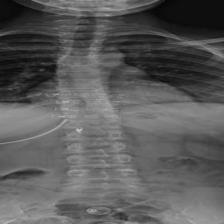
#> input picture processed_dataset/mild/img_13.jpg, 224 x 224 px, found by its file name; its folder holds only this picture in this run
$ python augment_dataset.py
#> lines starting #> are read from the running program, lines starting #| are printed output that depends on the picture
#> further down, image is the input picture: shape (224, 224, 3); min 1, max 197, mean 90.4
import os
import cv2
import random

dataset_path = "processed_dataset"

target_size = 2000


def augment_image(image):

    choice = random.choice(["flip", "rotate", "brightness"])

    if choice == "flip":
        return cv2.flip(image, 1)

    if choice == "rotate":
        rows, cols, _ = image.shape
#> rows = 224; cols = 224
        M = cv2.getRotationMatrix2D((cols/2, rows/2), random.randint(-15,15), 1)
        return cv2.warpAffine(image, M, (cols, rows))
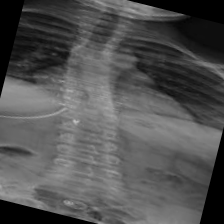
#> returned value: shape (224, 224, 3); min 0, max 191, mean 82.1

    if choice == "brightness":
        value = random.randint(-30,30)
        hsv = cv2.cvtColor(image, cv2.COLOR_BGR2HSV)
        hsv[:,:,2] = cv2.add(hsv[:,:,2], value)
        return cv2.cvtColor(hsv, cv2.COLOR_HSV2BGR)


for label in os.listdir(dataset_path):

    class_path = os.path.join(dataset_path, label)

    images = os.listdir(class_path)

    print(f"\nProcessing class: {label}")
    print(f"Current images: {len(images)}")

    while len(images) < target_size:

        img_name = random.choice(images)

        img_path = os.path.join(class_path, img_name)

        image = cv2.imread(img_path)

        aug_img = augment_image(image)

        new_name = f"aug_{random.randint(100000,999999)}.jpg"

        cv2.imwrite(os.path.join(class_path,new_name), aug_img)

        images.append(new_name)

    print(f"Final images: {len(images)}")

$ run again, on processed_dataset/moderate/img_1170.jpg
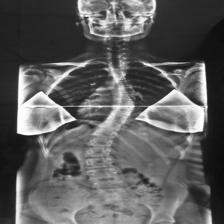
#> input picture processed_dataset/moderate/img_1170.jpg, 224 x 224 px, found by its file name
#> image is the input picture: shape (224, 224, 3); min 11, max 255, mean 92.4
#> in augment_image, `return cv2.warpAffine(image, M, (cols, rows))`:
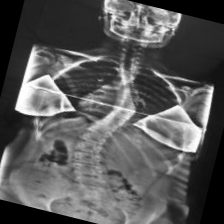
#> returned value: shape (224, 224, 3); min 0, max 255, mean 87.3

$ run again, on processed_dataset/moderate/img_1311.jpg
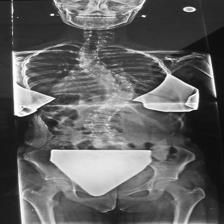
#> input picture processed_dataset/moderate/img_1311.jpg, 224 x 224 px, found by its file name
#> image is the input picture: shape (224, 224, 3); min 3, max 255, mean 97.5
#> in augment_image, `return cv2.warpAffine(image, M, (cols, rows))`:
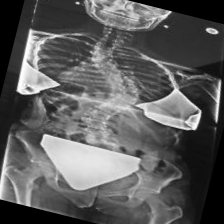
#> returned value: shape (224, 224, 3); min 0, max 255, mean 92.4

$ run again, on processed_dataset/moderate/img_1082.jpg
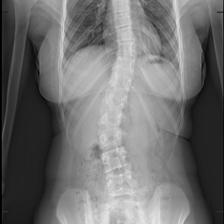
#> input picture processed_dataset/moderate/img_1082.jpg, 224 x 224 px, found by its file name
#> image is the input picture: shape (224, 224, 3); min 0, max 229, mean 111.4
#> in augment_image, `return cv2.warpAffine(image, M, (cols, rows))`:
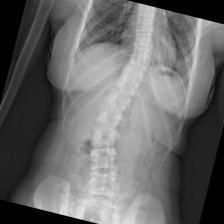
#> returned value: shape (224, 224, 3); min 0, max 227, mean 103.6

$ run again, on processed_dataset/mild/img_2.jpg
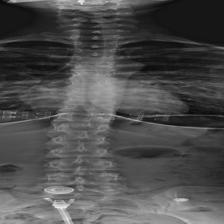
#> input picture processed_dataset/mild/img_2.jpg, 224 x 224 px, found by its file name
#> image is the input picture: shape (224, 224, 3); min 7, max 245, mean 77.2
#> in augment_image, `return cv2.warpAffine(image, M, (cols, rows))`:
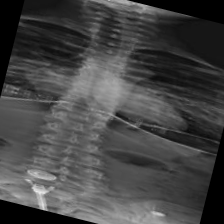
#> returned value: shape (224, 224, 3); min 0, max 236, mean 68.9
